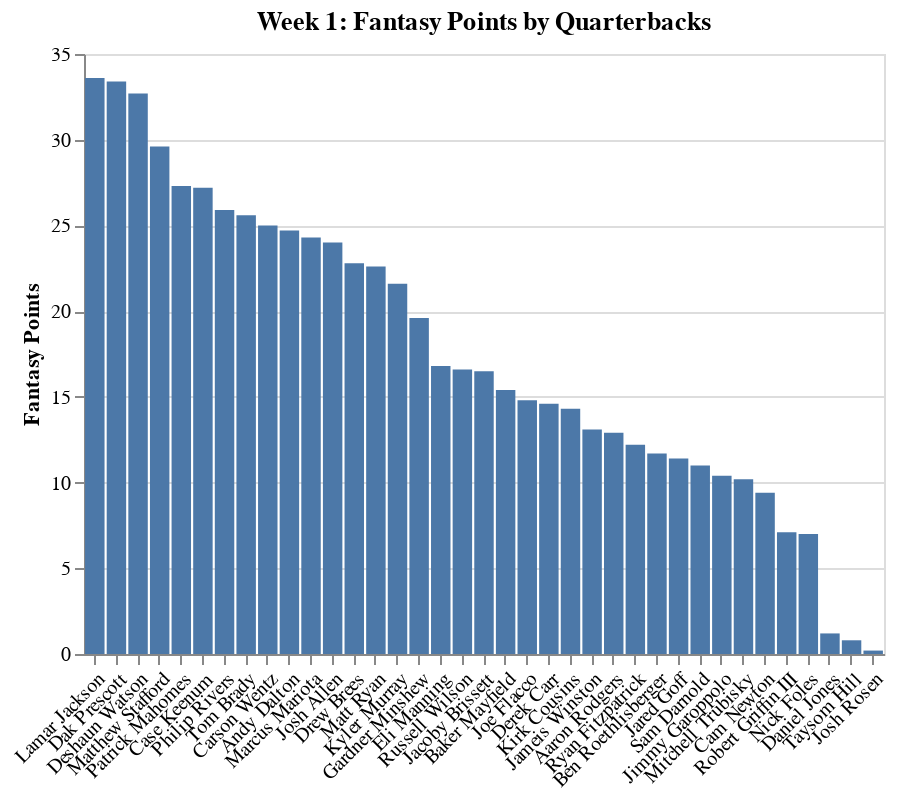

This figure's notebook cell:
### Code cell
chart

### Figure 1 — Vega-Lite specification as saved in the notebook (floating-point values rounded to 4 significant figures)
{"$schema": "https://vega.github.io/schema/vega-lite/v3.4.0.json", "config": {"background": "white", "mark": {"tooltip": null}, "view": {"height": 300, "width": 400}}, "data": {"name": "data-fdacae5d84abd81752de57f0d2b60df3"}, "datasets": {"data-fdacae5d84abd81752de57f0d2b60df3": [{"FantasyPoints": 33.6, "Interceptions": 0, "PassingAttempts": 20, "PassingCompletions": 17, "PassingTD": 5, "PassingYards": 324, "Player": "Lamar Jackson", "RushingAttempts": 3, "RushingTD": 0, "RushingYards": 6, "Team": "BAL"}, {"FantasyPoints": 33.4, "Interceptions": 0, "PassingAttempts": 32, "PassingCompletions": 25, "PassingTD": 4, "PassingYards": 405, "Player": "Dak Prescott", "RushingAttempts": 4, "RushingTD": 0, "RushingYards": 12, "Team": "DAL"}, {"FantasyPoints": 32.7, "Interceptions": 1, "PassingAttempts": 30, "PassingCompletions": 20, "PassingTD": 3, "PassingYards": 268, "Player": "Deshaun Watson", "RushingAttempts": 4, "RushingTD": 1, "RushingYards": 40, "Team": "HOU"}, {"FantasyPoints": 29.6, "Interceptions": 0, "PassingAttempts": 45, "PassingCompletions": 27, "PassingTD": 3, "PassingYards": 385, "Player": "Matthew Stafford", "RushingAttempts": 3, "RushingTD": 0, "RushingYards": 22, "Team": "DET"}, {"FantasyPoints": 27.3, "Interceptions": 0, "PassingAttempts": 33, "PassingCompletions": 25, "PassingTD": 3, "PassingYards": 378, "Player": "Patrick Mahomes", "RushingAttempts": 1, "RushingTD": 0, "RushingYards": 2, "Team": "KC"}, {"FantasyPoints": 27.2, "Interceptions": 0, "PassingAttempts": 44, "PassingCompletions": 30, "PassingTD": 3, "PassingYards": 380, "Player": "Case Keenum", "RushingAttempts": 0, "RushingTD": 0, "RushingYards": 0, "Team": "WAS"}, {"FantasyPoints": 25.9, "Interceptions": 1, "PassingAttempts": 34, "PassingCompletions": 25, "PassingTD": 3, "PassingYards": 333, "Player": "Philip Rivers", "RushingAttempts": 1, "RushingTD": 0, "RushingYards": 6, "Team": "LAC"}, {"FantasyPoints": 25.6, "Interceptions": 0, "PassingAttempts": 36, "PassingCompletions": 24, "PassingTD": 3, "PassingYards": 341, "Player": "Tom Brady", "RushingAttempts": 0, "RushingTD": 0, "RushingYards": 0, "Team": "NE"}, {"FantasyPoints": 25, "Interceptions": 0, "PassingAttempts": 39, "PassingCompletions": 28, "PassingTD": 3, "PassingYards": 313, "Player": "Carson Wentz", "RushingAttempts": 4, "RushingTD": 0, "RushingYards": 5, "Team": "PHI"}, {"FantasyPoints": 24.7, "Interceptions": 0, "PassingAttempts": 51, "PassingCompletions": 35, "PassingTD": 2, "PassingYards": 418, "Player": "Andy Dalton", "RushingAttempts": 0, "RushingTD": 0, "RushingYards": 0, "Team": "CIN"}, {"FantasyPoints": 24.3, "Interceptions": 0, "PassingAttempts": 24, "PassingCompletions": 14, "PassingTD": 3, "PassingYards": 248, "Player": "Marcus Mariota", "RushingAttempts": 3, "RushingTD": 0, "RushingYards": 24, "Team": "TEN"}, {"FantasyPoints": 24, "Interceptions": 2, "PassingAttempts": 37, "PassingCompletions": 24, "PassingTD": 1, "PassingYards": 254, "Player": "Josh Allen", "RushingAttempts": 10, "RushingTD": 1, "RushingYards": 38, "Team": "BUF"}, {"FantasyPoints": 22.8, "Interceptions": 1, "PassingAttempts": 43, "PassingCompletions": 32, "PassingTD": 2, "PassingYards": 370, "Player": "Drew Brees", "RushingAttempts": 0, "RushingTD": 0, "RushingYards": 0, "Team": "NO"}, {"FantasyPoints": 22.6, "Interceptions": 2, "PassingAttempts": 46, "PassingCompletions": 33, "PassingTD": 2, "PassingYards": 304, "Player": "Matt Ryan", "RushingAttempts": 2, "RushingTD": 0, "RushingYards": 24, "Team": "ATL"}, {"FantasyPoints": 21.6, "Interceptions": 1, "PassingAttempts": 54, "PassingCompletions": 29, "PassingTD": 2, "PassingYards": 308, "Player": "Kyler Murray", "RushingAttempts": 3, "RushingTD": 0, "RushingYards": 13, "Team": "ARI"}, {"FantasyPoints": 19.6, "Interceptions": 1, "PassingAttempts": 25, "PassingCompletions": 22, "PassingTD": 2, "PassingYards": 275, "Player": "Gardner Minshew", "RushingAttempts": 1, "RushingTD": 0, "RushingYards": 6, "Team": "JAC"}, {"FantasyPoints": 16.8, "Interceptions": 0, "PassingAttempts": 44, "PassingCompletions": 30, "PassingTD": 1, "PassingYards": 306, "Player": "Eli Manning", "RushingAttempts": 1, "RushingTD": 0, "RushingYards": 6, "Team": "NYG"}, {"FantasyPoints": 16.6, "Interceptions": 0, "PassingAttempts": 20, "PassingCompletions": 14, "PassingTD": 2, "PassingYards": 195, "Player": "Russell Wilson", "RushingAttempts": 4, "RushingTD": 0, "RushingYards": 8, "Team": "SEA"}, {"FantasyPoints": 16.5, "Interceptions": 0, "PassingAttempts": 27, "PassingCompletions": 21, "PassingTD": 2, "PassingYards": 190, "Player": "Jacoby Brissett", "RushingAttempts": 3, "RushingTD": 0, "RushingYards": 9, "Team": "IND"}, {"FantasyPoints": 15.4, "Interceptions": 3, "PassingAttempts": 38, "PassingCompletions": 25, "PassingTD": 1, "PassingYards": 285, "Player": "Baker Mayfield", "RushingAttempts": 0, "RushingTD": 0, "RushingYards": 0, "Team": "CLE"}, {"FantasyPoints": 14.8, "Interceptions": 0, "PassingAttempts": 31, "PassingCompletions": 21, "PassingTD": 1, "PassingYards": 268, "Player": "Joe Flacco", "RushingAttempts": 1, "RushingTD": 0, "RushingYards": 1, "Team": "DEN"}, {"FantasyPoints": 14.6, "Interceptions": 0, "PassingAttempts": 26, "PassingCompletions": 22, "PassingTD": 1, "PassingYards": 259, "Player": "Derek Carr", "RushingAttempts": 2, "RushingTD": 0, "RushingYards": 2, "Team": "OAK"}, {"FantasyPoints": 14.3, "Interceptions": 0, "PassingAttempts": 10, "PassingCompletions": 8, "PassingTD": 1, "PassingYards": 98, "Player": "Kirk Cousins", "RushingAttempts": 6, "RushingTD": 1, "RushingYards": 4, "Team": "MIN"}, {"FantasyPoints": 13.1, "Interceptions": 3, "PassingAttempts": 36, "PassingCompletions": 20, "PassingTD": 1, "PassingYards": 194, "Player": "Jameis Winston", "RushingAttempts": 5, "RushingTD": 0, "RushingYards": 13, "Team": "TB"}, {"FantasyPoints": 12.9, "Interceptions": 0, "PassingAttempts": 30, "PassingCompletions": 18, "PassingTD": 1, "PassingYards": 203, "Player": "Aaron Rodgers", "RushingAttempts": 3, "RushingTD": 0, "RushingYards": 8, "Team": "GB"}, {"FantasyPoints": 12.2, "Interceptions": 1, "PassingAttempts": 29, "PassingCompletions": 14, "PassingTD": 1, "PassingYards": 185, "Player": "Ryan Fitzpatrick", "RushingAttempts": 1, "RushingTD": 0, "RushingYards": 8, "Team": "MIA"}, {"FantasyPoints": 11.7, "Interceptions": 1, "PassingAttempts": 47, "PassingCompletions": 27, "PassingTD": 0, "PassingYards": 276, "Player": "Ben Roethlisberger", "RushingAttempts": 1, "RushingTD": 0, "RushingYards": 7, "Team": "PIT"}, {"FantasyPoints": 11.4, "Interceptions": 1, "PassingAttempts": 39, "PassingCompletions": 23, "PassingTD": 1, "PassingYards": 186, "Player": "Jared Goff", "RushingAttempts": 4, "RushingTD": 0, "RushingYards": 0, "Team": "LAR"}, {"FantasyPoints": 11, "Interceptions": 0, "PassingAttempts": 41, "PassingCompletions": 28, "PassingTD": 1, "PassingYards": 175, "Player": "Sam Darnold", "RushingAttempts": 1, "RushingTD": 0, "RushingYards": 0, "Team": "NYJ"}, {"FantasyPoints": 10.4, "Interceptions": 1, "PassingAttempts": 27, "PassingCompletions": 18, "PassingTD": 1, "PassingYards": 166, "Player": "Jimmy Garoppolo", "RushingAttempts": 2, "RushingTD": 0, "RushingYards": -2, "Team": "SF"}, {"FantasyPoints": 10.2, "Interceptions": 1, "PassingAttempts": 45, "PassingCompletions": 26, "PassingTD": 0, "PassingYards": 228, "Player": "Mitchell Trubisky", "RushingAttempts": 3, "RushingTD": 0, "RushingYards": 11, "Team": "CHI"}, {"FantasyPoints": 9.4, "Interceptions": 1, "PassingAttempts": 38, "PassingCompletions": 25, "PassingTD": 0, "PassingYards": 239, "Player": "Cam Newton", "RushingAttempts": 3, "RushingTD": 0, "RushingYards": -2, "Team": "CAR"}, {"FantasyPoints": 7.1, "Interceptions": 0, "PassingAttempts": 6, "PassingCompletions": 6, "PassingTD": 1, "PassingYards": 55, "Player": "Robert Griffin III", "RushingAttempts": 4, "RushingTD": 0, "RushingYards": 9, "Team": "BAL"}, {"FantasyPoints": 7, "Interceptions": 0, "PassingAttempts": 8, "PassingCompletions": 5, "PassingTD": 1, "PassingYards": 75, "Player": "Nick Foles", "RushingAttempts": 0, "RushingTD": 0, "RushingYards": 0, "Team": "JAC"}, {"FantasyPoints": 1.2, "Interceptions": 0, "PassingAttempts": 4, "PassingCompletions": 3, "PassingTD": 0, "PassingYards": 17, "Player": "Daniel Jones", "RushingAttempts": 1, "RushingTD": 0, "RushingYards": 5, "Team": "NYG"}, {"FantasyPoints": 0.8, "Interceptions": 0, "PassingAttempts": 0, "PassingCompletions": 0, "PassingTD": 0, "PassingYards": 0, "Player": "Taysom Hill", "RushingAttempts": 2, "RushingTD": 0, "RushingYards": 8, "Team": "NO"}, {"FantasyPoints": 0.2, "Interceptions": 1, "PassingAttempts": 3, "PassingCompletions": 1, "PassingTD": 0, "PassingYards": 5, "Player": "Josh Rosen", "RushingAttempts": 0, "RushingTD": 0, "RushingYards": 0, "Team": "MIA"}]}, "encoding": {"x": {"axis": {"labelAngle": -45, "title": ""}, "field": "Player", "sort": {"field": "FantasyPoints", "op": "sum", "order": "descending"}, "type": "nominal"}, "y": {"axis": {"title": "Fantasy Points"}, "field": "FantasyPoints", "type": "quantitative"}}, "mark": "bar", "title": "Week 1: Fantasy Points by Quarterbacks"}
